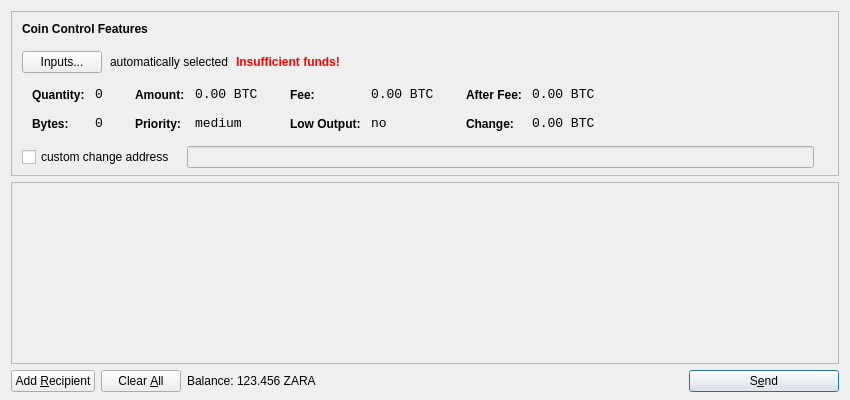
<?xml version="1.0" encoding="UTF-8"?>
<ui version="4.0">
 <class>SendCoinsDialog</class>
 <widget class="QDialog" name="SendCoinsDialog">
  <property name="geometry">
   <rect>
    <x>0</x>
    <y>0</y>
    <width>850</width>
    <height>400</height>
   </rect>
  </property>
  <property name="windowTitle">
   <string>Send Coins</string>
  </property>
  <layout class="QVBoxLayout" name="verticalLayout" stretch="0,1,0">
   <property name="bottomMargin">
    <number>8</number>
   </property>
   <item>
    <widget class="QFrame" name="frameCoinControl">
     <property name="sizePolicy">
      <sizepolicy hsizetype="Expanding" vsizetype="Expanding">
       <horstretch>0</horstretch>
       <verstretch>0</verstretch>
      </sizepolicy>
     </property>
     <property name="maximumSize">
      <size>
       <width>16777215</width>
       <height>16777215</height>
      </size>
     </property>
     <property name="frameShape">
      <enum>QFrame::StyledPanel</enum>
     </property>
     <property name="frameShadow">
      <enum>QFrame::Sunken</enum>
     </property>
     <layout class="QVBoxLayout" name="verticalLayoutCoinControl2">
      <property name="spacing">
       <number>-1</number>
      </property>
      <property name="leftMargin">
       <number>0</number>
      </property>
      <property name="topMargin">
       <number>0</number>
      </property>
      <property name="rightMargin">
       <number>0</number>
      </property>
      <property name="bottomMargin">
       <number>6</number>
      </property>
      <item>
       <layout class="QVBoxLayout" name="verticalLayoutCoinControl" stretch="0,0,0,0,1">
        <property name="spacing">
         <number>0</number>
        </property>
        <property name="leftMargin">
         <number>10</number>
        </property>
        <property name="topMargin">
         <number>10</number>
        </property>
        <item>
         <layout class="QHBoxLayout" name="horizontalLayoutCoinControl1">
          <property name="bottomMargin">
           <number>15</number>
          </property>
          <item>
           <widget class="QLabel" name="labelCoinControlFeatures">
            <property name="sizePolicy">
             <sizepolicy hsizetype="Preferred" vsizetype="Maximum">
              <horstretch>0</horstretch>
              <verstretch>0</verstretch>
             </sizepolicy>
            </property>
            <property name="font">
             <font>
              <weight>75</weight>
              <bold>true</bold>
             </font>
            </property>
            <property name="styleSheet">
             <string notr="true">font-weight:bold;</string>
            </property>
            <property name="text">
             <string>Coin Control Features</string>
            </property>
           </widget>
          </item>
         </layout>
        </item>
        <item>
         <layout class="QHBoxLayout" name="horizontalLayoutCoinControl2" stretch="0,0,0,0">
          <property name="spacing">
           <number>8</number>
          </property>
          <property name="bottomMargin">
           <number>10</number>
          </property>
          <item>
           <widget class="QPushButton" name="pushButtonCoinControl">
            <property name="styleSheet">
             <string notr="true"/>
            </property>
            <property name="text">
             <string>Inputs...</string>
            </property>
           </widget>
          </item>
          <item>
           <widget class="QLabel" name="labelCoinControlAutomaticallySelected">
            <property name="text">
             <string>automatically selected</string>
            </property>
            <property name="margin">
             <number>5</number>
            </property>
           </widget>
          </item>
          <item>
           <widget class="QLabel" name="labelCoinControlInsuffFunds">
            <property name="font">
             <font>
              <weight>75</weight>
              <bold>true</bold>
             </font>
            </property>
            <property name="styleSheet">
             <string notr="true">color:red;font-weight:bold;</string>
            </property>
            <property name="text">
             <string>Insufficient funds!</string>
            </property>
            <property name="margin">
             <number>5</number>
            </property>
           </widget>
          </item>
          <item>
           <spacer name="horizontalSpacerCoinControl">
            <property name="orientation">
             <enum>Qt::Horizontal</enum>
            </property>
            <property name="sizeHint" stdset="0">
             <size>
              <width>40</width>
              <height>1</height>
             </size>
            </property>
           </spacer>
          </item>
         </layout>
        </item>
        <item>
         <widget class="QWidget" name="widgetCoinControl" native="true">
          <property name="sizePolicy">
           <sizepolicy hsizetype="Preferred" vsizetype="Preferred">
            <horstretch>0</horstretch>
            <verstretch>0</verstretch>
           </sizepolicy>
          </property>
          <property name="minimumSize">
           <size>
            <width>0</width>
            <height>0</height>
           </size>
          </property>
          <property name="styleSheet">
           <string notr="true"/>
          </property>
          <layout class="QHBoxLayout" name="horizontalLayoutCoinControl5">
           <property name="margin">
            <number>0</number>
           </property>
           <item>
            <layout class="QHBoxLayout" name="horizontalLayoutCoinControl3" stretch="0,0,0,1">
             <property name="spacing">
              <number>20</number>
             </property>
             <property name="topMargin">
              <number>0</number>
             </property>
             <property name="bottomMargin">
              <number>10</number>
             </property>
             <item>
              <layout class="QFormLayout" name="formLayoutCoinControl1">
               <property name="horizontalSpacing">
                <number>10</number>
               </property>
               <property name="verticalSpacing">
                <number>14</number>
               </property>
               <property name="leftMargin">
                <number>10</number>
               </property>
               <property name="topMargin">
                <number>4</number>
               </property>
               <property name="rightMargin">
                <number>6</number>
               </property>
               <item row="0" column="0">
                <widget class="QLabel" name="labelCoinControlQuantityText">
                 <property name="styleSheet">
                  <string notr="true">font-weight:bold;</string>
                 </property>
                 <property name="text">
                  <string>Quantity:</string>
                 </property>
                 <property name="margin">
                  <number>0</number>
                 </property>
                </widget>
               </item>
               <item row="0" column="1">
                <widget class="QLabel" name="labelCoinControlQuantity">
                 <property name="font">
                  <font>
                   <family>Monospace</family>
                   <pointsize>10</pointsize>
                  </font>
                 </property>
                 <property name="cursor">
                  <cursorShape>IBeamCursor</cursorShape>
                 </property>
                 <property name="contextMenuPolicy">
                  <enum>Qt::ActionsContextMenu</enum>
                 </property>
                 <property name="text">
                  <string notr="true">0</string>
                 </property>
                 <property name="margin">
                  <number>0</number>
                 </property>
                 <property name="textInteractionFlags">
                  <set>Qt::LinksAccessibleByMouse|Qt::TextSelectableByKeyboard|Qt::TextSelectableByMouse</set>
                 </property>
                </widget>
               </item>
               <item row="1" column="0">
                <widget class="QLabel" name="labelCoinControlBytesText">
                 <property name="styleSheet">
                  <string notr="true">font-weight:bold;</string>
                 </property>
                 <property name="text">
                  <string>Bytes:</string>
                 </property>
                </widget>
               </item>
               <item row="1" column="1">
                <widget class="QLabel" name="labelCoinControlBytes">
                 <property name="font">
                  <font>
                   <family>Monospace</family>
                   <pointsize>10</pointsize>
                  </font>
                 </property>
                 <property name="cursor">
                  <cursorShape>IBeamCursor</cursorShape>
                 </property>
                 <property name="contextMenuPolicy">
                  <enum>Qt::ActionsContextMenu</enum>
                 </property>
                 <property name="text">
                  <string notr="true">0</string>
                 </property>
                 <property name="textInteractionFlags">
                  <set>Qt::LinksAccessibleByMouse|Qt::TextSelectableByKeyboard|Qt::TextSelectableByMouse</set>
                 </property>
                </widget>
               </item>
              </layout>
             </item>
             <item>
              <layout class="QFormLayout" name="formLayoutCoinControl2">
               <property name="horizontalSpacing">
                <number>10</number>
               </property>
               <property name="verticalSpacing">
                <number>14</number>
               </property>
               <property name="leftMargin">
                <number>6</number>
               </property>
               <property name="topMargin">
                <number>4</number>
               </property>
               <property name="rightMargin">
                <number>6</number>
               </property>
               <item row="0" column="0">
                <widget class="QLabel" name="labelCoinControlAmountText">
                 <property name="styleSheet">
                  <string notr="true">font-weight:bold;</string>
                 </property>
                 <property name="text">
                  <string>Amount:</string>
                 </property>
                 <property name="margin">
                  <number>0</number>
                 </property>
                </widget>
               </item>
               <item row="0" column="1">
                <widget class="QLabel" name="labelCoinControlAmount">
                 <property name="font">
                  <font>
                   <family>Monospace</family>
                   <pointsize>10</pointsize>
                  </font>
                 </property>
                 <property name="cursor">
                  <cursorShape>IBeamCursor</cursorShape>
                 </property>
                 <property name="contextMenuPolicy">
                  <enum>Qt::ActionsContextMenu</enum>
                 </property>
                 <property name="text">
                  <string notr="true">0.00 BTC</string>
                 </property>
                 <property name="textInteractionFlags">
                  <set>Qt::LinksAccessibleByMouse|Qt::TextSelectableByKeyboard|Qt::TextSelectableByMouse</set>
                 </property>
                </widget>
               </item>
               <item row="1" column="0">
                <widget class="QLabel" name="labelCoinControlPriorityText">
                 <property name="styleSheet">
                  <string notr="true">font-weight:bold;</string>
                 </property>
                 <property name="text">
                  <string>Priority:</string>
                 </property>
                </widget>
               </item>
               <item row="1" column="1">
                <widget class="QLabel" name="labelCoinControlPriority">
                 <property name="font">
                  <font>
                   <family>Monospace</family>
                   <pointsize>10</pointsize>
                  </font>
                 </property>
                 <property name="cursor">
                  <cursorShape>IBeamCursor</cursorShape>
                 </property>
                 <property name="contextMenuPolicy">
                  <enum>Qt::ActionsContextMenu</enum>
                 </property>
                 <property name="text">
                  <string>medium</string>
                 </property>
                 <property name="textInteractionFlags">
                  <set>Qt::LinksAccessibleByMouse|Qt::TextSelectableByKeyboard|Qt::TextSelectableByMouse</set>
                 </property>
                </widget>
               </item>
              </layout>
             </item>
             <item>
              <layout class="QFormLayout" name="formLayoutCoinControl3">
               <property name="horizontalSpacing">
                <number>10</number>
               </property>
               <property name="verticalSpacing">
                <number>14</number>
               </property>
               <property name="leftMargin">
                <number>6</number>
               </property>
               <property name="topMargin">
                <number>4</number>
               </property>
               <property name="rightMargin">
                <number>6</number>
               </property>
               <item row="0" column="0">
                <widget class="QLabel" name="labelCoinControlFeeText">
                 <property name="styleSheet">
                  <string notr="true">font-weight:bold;</string>
                 </property>
                 <property name="text">
                  <string>Fee:</string>
                 </property>
                 <property name="margin">
                  <number>0</number>
                 </property>
                </widget>
               </item>
               <item row="0" column="1">
                <widget class="QLabel" name="labelCoinControlFee">
                 <property name="font">
                  <font>
                   <family>Monospace</family>
                   <pointsize>10</pointsize>
                  </font>
                 </property>
                 <property name="cursor">
                  <cursorShape>IBeamCursor</cursorShape>
                 </property>
                 <property name="contextMenuPolicy">
                  <enum>Qt::ActionsContextMenu</enum>
                 </property>
                 <property name="text">
                  <string notr="true">0.00 BTC</string>
                 </property>
                 <property name="textInteractionFlags">
                  <set>Qt::LinksAccessibleByMouse|Qt::TextSelectableByKeyboard|Qt::TextSelectableByMouse</set>
                 </property>
                </widget>
               </item>
               <item row="1" column="0">
                <widget class="QLabel" name="labelCoinControlLowOutputText">
                 <property name="styleSheet">
                  <string notr="true">font-weight:bold;</string>
                 </property>
                 <property name="text">
                  <string>Low Output:</string>
                 </property>
                </widget>
               </item>
               <item row="1" column="1">
                <widget class="QLabel" name="labelCoinControlLowOutput">
                 <property name="font">
                  <font>
                   <family>Monospace</family>
                   <pointsize>10</pointsize>
                  </font>
                 </property>
                 <property name="cursor">
                  <cursorShape>IBeamCursor</cursorShape>
                 </property>
                 <property name="contextMenuPolicy">
                  <enum>Qt::ActionsContextMenu</enum>
                 </property>
                 <property name="text">
                  <string>no</string>
                 </property>
                 <property name="textInteractionFlags">
                  <set>Qt::LinksAccessibleByMouse|Qt::TextSelectableByKeyboard|Qt::TextSelectableByMouse</set>
                 </property>
                </widget>
               </item>
              </layout>
             </item>
             <item>
              <layout class="QFormLayout" name="formLayoutCoinControl4">
               <property name="horizontalSpacing">
                <number>10</number>
               </property>
               <property name="verticalSpacing">
                <number>14</number>
               </property>
               <property name="leftMargin">
                <number>6</number>
               </property>
               <property name="topMargin">
                <number>4</number>
               </property>
               <property name="rightMargin">
                <number>6</number>
               </property>
               <item row="0" column="0">
                <widget class="QLabel" name="labelCoinControlAfterFeeText">
                 <property name="styleSheet">
                  <string notr="true">font-weight:bold;</string>
                 </property>
                 <property name="text">
                  <string>After Fee:</string>
                 </property>
                 <property name="margin">
                  <number>0</number>
                 </property>
                </widget>
               </item>
               <item row="0" column="1">
                <widget class="QLabel" name="labelCoinControlAfterFee">
                 <property name="font">
                  <font>
                   <family>Monospace</family>
                   <pointsize>10</pointsize>
                  </font>
                 </property>
                 <property name="cursor">
                  <cursorShape>IBeamCursor</cursorShape>
                 </property>
                 <property name="contextMenuPolicy">
                  <enum>Qt::ActionsContextMenu</enum>
                 </property>
                 <property name="text">
                  <string notr="true">0.00 BTC</string>
                 </property>
                 <property name="textInteractionFlags">
                  <set>Qt::LinksAccessibleByMouse|Qt::TextSelectableByKeyboard|Qt::TextSelectableByMouse</set>
                 </property>
                </widget>
               </item>
               <item row="1" column="0">
                <widget class="QLabel" name="labelCoinControlChangeText">
                 <property name="styleSheet">
                  <string notr="true">font-weight:bold;</string>
                 </property>
                 <property name="text">
                  <string>Change:</string>
                 </property>
                </widget>
               </item>
               <item row="1" column="1">
                <widget class="QLabel" name="labelCoinControlChange">
                 <property name="font">
                  <font>
                   <family>Monospace</family>
                   <pointsize>10</pointsize>
                  </font>
                 </property>
                 <property name="cursor">
                  <cursorShape>IBeamCursor</cursorShape>
                 </property>
                 <property name="contextMenuPolicy">
                  <enum>Qt::ActionsContextMenu</enum>
                 </property>
                 <property name="text">
                  <string notr="true">0.00 BTC</string>
                 </property>
                 <property name="textInteractionFlags">
                  <set>Qt::LinksAccessibleByMouse|Qt::TextSelectableByKeyboard|Qt::TextSelectableByMouse</set>
                 </property>
                </widget>
               </item>
              </layout>
             </item>
            </layout>
           </item>
          </layout>
         </widget>
        </item>
        <item>
         <layout class="QHBoxLayout" name="horizontalLayoutCoinControl4" stretch="0,0,0">
          <property name="spacing">
           <number>12</number>
          </property>
          <property name="sizeConstraint">
           <enum>QLayout::SetDefaultConstraint</enum>
          </property>
          <property name="topMargin">
           <number>5</number>
          </property>
          <property name="rightMargin">
           <number>5</number>
          </property>
          <item>
           <widget class="QCheckBox" name="checkBoxCoinControlChange">
            <property name="text">
             <string>custom change address</string>
            </property>
           </widget>
          </item>
          <item>
           <widget class="QLineEdit" name="lineEditCoinControlChange">
            <property name="enabled">
             <bool>false</bool>
            </property>
            <property name="sizePolicy">
             <sizepolicy hsizetype="Expanding" vsizetype="Fixed">
              <horstretch>0</horstretch>
              <verstretch>0</verstretch>
             </sizepolicy>
            </property>
           </widget>
          </item>
          <item>
           <widget class="QLabel" name="labelCoinControlChangeLabel">
            <property name="sizePolicy">
             <sizepolicy hsizetype="Preferred" vsizetype="Expanding">
              <horstretch>0</horstretch>
              <verstretch>0</verstretch>
             </sizepolicy>
            </property>
            <property name="minimumSize">
             <size>
              <width>0</width>
              <height>0</height>
             </size>
            </property>
            <property name="text">
             <string/>
            </property>
            <property name="margin">
             <number>3</number>
            </property>
           </widget>
          </item>
         </layout>
        </item>
        <item>
         <spacer name="verticalSpacerCoinControl">
          <property name="orientation">
           <enum>Qt::Vertical</enum>
          </property>
          <property name="sizeHint" stdset="0">
           <size>
            <width>800</width>
            <height>1</height>
           </size>
          </property>
         </spacer>
        </item>
       </layout>
      </item>
     </layout>
    </widget>
   </item>
   <item>
    <widget class="QScrollArea" name="scrollArea">
     <property name="widgetResizable">
      <bool>true</bool>
     </property>
     <widget class="QWidget" name="scrollAreaWidgetContents">
      <property name="geometry">
       <rect>
        <x>0</x>
        <y>0</y>
        <width>830</width>
        <height>165</height>
       </rect>
      </property>
      <layout class="QVBoxLayout" name="verticalLayout_2">
       <property name="margin">
        <number>0</number>
       </property>
       <item>
        <layout class="QVBoxLayout" name="entries">
         <property name="spacing">
          <number>6</number>
         </property>
        </layout>
       </item>
       <item>
        <spacer name="verticalSpacer">
         <property name="orientation">
          <enum>Qt::Vertical</enum>
         </property>
         <property name="sizeHint" stdset="0">
          <size>
           <width>20</width>
           <height>40</height>
          </size>
         </property>
        </spacer>
       </item>
      </layout>
     </widget>
    </widget>
   </item>
   <item>
    <layout class="QHBoxLayout" name="horizontalLayout">
     <item>
      <widget class="QPushButton" name="addButton">
       <property name="toolTip">
        <string>Send to multiple recipients at once</string>
       </property>
       <property name="text">
        <string>Add &amp;Recipient</string>
       </property>
       <property name="icon">
        <iconset resource="../bitcoin.qrc">
         <normaloff>:/icons/add</normaloff>:/icons/add</iconset>
       </property>
       <property name="autoDefault">
        <bool>false</bool>
       </property>
      </widget>
     </item>
     <item>
      <widget class="QPushButton" name="clearButton">
       <property name="sizePolicy">
        <sizepolicy hsizetype="Minimum" vsizetype="Fixed">
         <horstretch>0</horstretch>
         <verstretch>0</verstretch>
        </sizepolicy>
       </property>
       <property name="toolTip">
        <string>Remove all transaction fields</string>
       </property>
       <property name="text">
        <string>Clear &amp;All</string>
       </property>
       <property name="icon">
        <iconset resource="../bitcoin.qrc">
         <normaloff>:/icons/remove</normaloff>:/icons/remove</iconset>
       </property>
       <property name="autoRepeatDelay">
        <number>300</number>
       </property>
       <property name="autoDefault">
        <bool>false</bool>
       </property>
      </widget>
     </item>
     <item>
      <layout class="QHBoxLayout" name="horizontalLayout_2">
       <property name="spacing">
        <number>3</number>
       </property>
       <item>
        <widget class="QLabel" name="label">
         <property name="text">
          <string>Balance:</string>
         </property>
        </widget>
       </item>
       <item>
        <widget class="QLabel" name="labelBalance">
         <property name="cursor">
          <cursorShape>IBeamCursor</cursorShape>
         </property>
         <property name="text">
          <string>123.456 ZARA</string>
         </property>
         <property name="textInteractionFlags">
          <set>Qt::LinksAccessibleByMouse|Qt::TextSelectableByKeyboard|Qt::TextSelectableByMouse</set>
         </property>
        </widget>
       </item>
      </layout>
     </item>
     <item>
      <spacer name="horizontalSpacer">
       <property name="orientation">
        <enum>Qt::Horizontal</enum>
       </property>
       <property name="sizeHint" stdset="0">
        <size>
         <width>40</width>
         <height>20</height>
        </size>
       </property>
      </spacer>
     </item>
     <item>
      <widget class="QPushButton" name="sendButton">
       <property name="minimumSize">
        <size>
         <width>150</width>
         <height>0</height>
        </size>
       </property>
       <property name="toolTip">
        <string>Confirm the send action</string>
       </property>
       <property name="text">
        <string>S&amp;end</string>
       </property>
       <property name="icon">
        <iconset resource="../bitcoin.qrc">
         <normaloff>:/icons/send</normaloff>:/icons/send</iconset>
       </property>
       <property name="default">
        <bool>true</bool>
       </property>
      </widget>
     </item>
    </layout>
   </item>
  </layout>
 </widget>
 <resources>
  <include location="../bitcoin.qrc"/>
 </resources>
 <connections/>
</ui>
